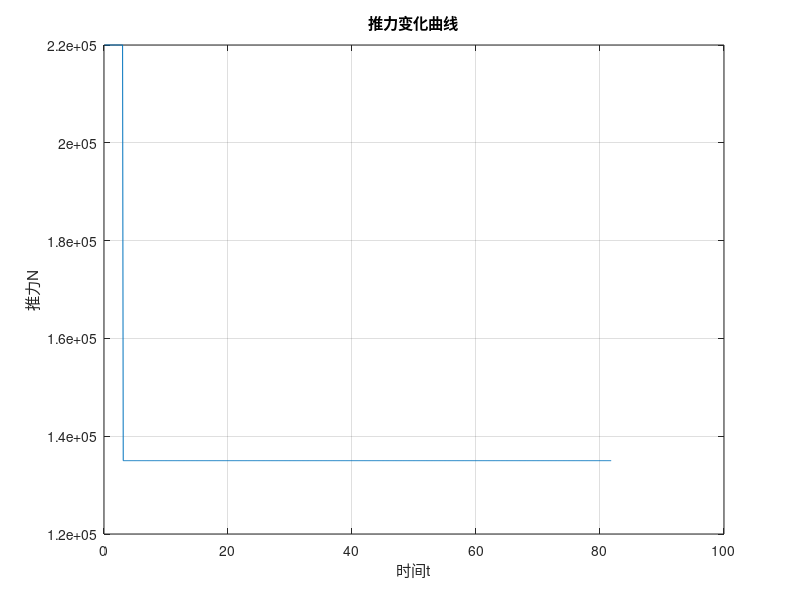
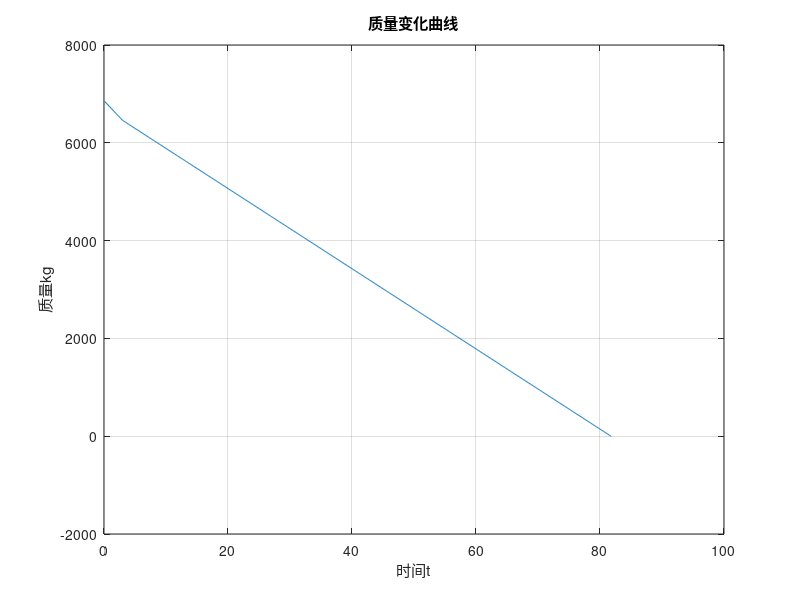

Source code (MATLAB) for these figures, in order:
clear
clc
close all

dt1u=0.01;
T1=3;
dt1d=0.01;
T2=80;
dt2d=0.01;

t1 = dt1u;
t2=t1+T1;
t3=t2+dt1d;
t4=t3+T2;
t5=t4+dt2d;
F1= 220 * 1000;
F2= 135 * 1000;

Isp = 168.0
m=6860;
for i=1:1:3600
    t=i*0.1;
    T(i)=t;
    FF=0;
    if t<t1
        FF = F1/dt1u*t;
    elseif t<t2
        FF = F1;
    elseif t<t3
       FF = (F2-F1)/dt1d*(t-t2)+F1;
    elseif t<t4
       FF = F2;
    elseif t<t5
       FF = -F2/dt2d*(t-t5);
    else
       FF = 0;
    end
    F(i)=FF;
    
    dm = FF/Isp/9.8;
    m=m-dm*0.1;
    M(i)=m;
    if m<=0
        break;
    end
    
end
figure(1)
plot(T,F)
grid on
title("推力变化曲线")
xlabel("时间t")
ylabel("推力N")
figure(2)
plot(T,M)
grid on
title("质量变化曲线")
xlabel("时间t")
ylabel("质量kg")
